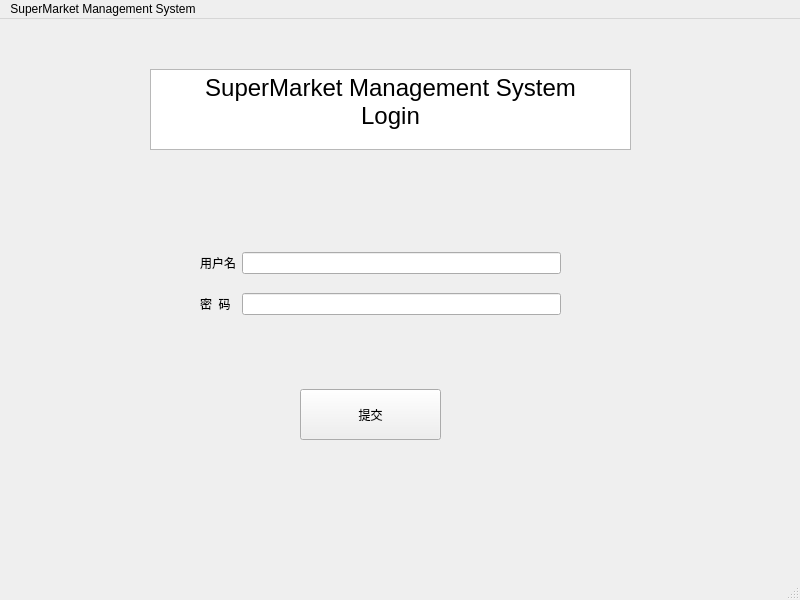
<?xml version="1.0" encoding="UTF-8"?>
<ui version="4.0">
 <class>LoginWindow</class>
 <widget class="QMainWindow" name="LoginWindow">
  <property name="geometry">
   <rect>
    <x>0</x>
    <y>0</y>
    <width>800</width>
    <height>600</height>
   </rect>
  </property>
  <property name="windowTitle">
   <string>MainWindow</string>
  </property>
  <widget class="QWidget" name="centralwidget">
   <widget class="QPushButton" name="Login_PushButton_Submit">
    <property name="geometry">
     <rect>
      <x>300</x>
      <y>370</y>
      <width>141</width>
      <height>51</height>
     </rect>
    </property>
    <property name="text">
     <string>提交</string>
    </property>
   </widget>
   <widget class="QTextBrowser" name="textBrowser">
    <property name="geometry">
     <rect>
      <x>150</x>
      <y>50</y>
      <width>481</width>
      <height>81</height>
     </rect>
    </property>
    <property name="html">
     <string>&lt;!DOCTYPE HTML PUBLIC &quot;-//W3C//DTD HTML 4.0//EN&quot; &quot;http://www.w3.org/TR/REC-html40/strict.dtd&quot;&gt;
&lt;html&gt;&lt;head&gt;&lt;meta name=&quot;qrichtext&quot; content=&quot;1&quot; /&gt;&lt;style type=&quot;text/css&quot;&gt;
p, li { white-space: pre-wrap; }
&lt;/style&gt;&lt;/head&gt;&lt;body style=&quot; font-family:'SimSun'; font-size:9pt; font-weight:400; font-style:normal;&quot;&gt;
&lt;p align=&quot;center&quot; style=&quot; margin-top:0px; margin-bottom:0px; margin-left:0px; margin-right:0px; -qt-block-indent:0; text-indent:0px;&quot;&gt;&lt;span style=&quot; font-size:18pt;&quot;&gt;SuperMarket Management System&lt;/span&gt;&lt;/p&gt;
&lt;p align=&quot;center&quot; style=&quot; margin-top:0px; margin-bottom:0px; margin-left:0px; margin-right:0px; -qt-block-indent:0; text-indent:0px;&quot;&gt;&lt;span style=&quot; font-size:18pt;&quot;&gt;Login&lt;/span&gt;&lt;/p&gt;&lt;/body&gt;&lt;/html&gt;</string>
    </property>
   </widget>
   <widget class="QWidget" name="">
    <property name="geometry">
     <rect>
      <x>200</x>
      <y>220</y>
      <width>361</width>
      <height>91</height>
     </rect>
    </property>
    <layout class="QGridLayout" name="gridLayout">
     <item row="0" column="0">
      <widget class="QLabel" name="Login_Label_UserName">
       <property name="text">
        <string>用户名</string>
       </property>
      </widget>
     </item>
     <item row="0" column="1">
      <widget class="QLineEdit" name="Login_LineEdit_UserName"/>
     </item>
     <item row="1" column="0">
      <widget class="QLabel" name="Login_Label_Password">
       <property name="text">
        <string>密  码</string>
       </property>
      </widget>
     </item>
     <item row="1" column="1">
      <widget class="QLineEdit" name="Login_LineEdit_Password"/>
     </item>
    </layout>
   </widget>
  </widget>
  <widget class="QMenuBar" name="menubar">
   <property name="geometry">
    <rect>
     <x>0</x>
     <y>0</y>
     <width>800</width>
     <height>26</height>
    </rect>
   </property>
   <widget class="QMenu" name="menuSuperMarket_Management_System">
    <property name="title">
     <string>SuperMarket Management System</string>
    </property>
   </widget>
   <addaction name="menuSuperMarket_Management_System"/>
  </widget>
  <widget class="QStatusBar" name="statusbar"/>
 </widget>
 <tabstops>
  <tabstop>Login_LineEdit_UserName</tabstop>
  <tabstop>Login_LineEdit_Password</tabstop>
  <tabstop>Login_PushButton_Submit</tabstop>
 </tabstops>
 <resources/>
 <connections>
  <connection>
   <sender>Login_PushButton_Submit</sender>
   <signal>clicked()</signal>
   <receiver>LoginWindow</receiver>
   <slot>close()</slot>
   <hints>
    <hint type="sourcelabel">
     <x>372</x>
     <y>431</y>
    </hint>
    <hint type="destinationlabel">
     <x>296</x>
     <y>505</y>
    </hint>
   </hints>
  </connection>
 </connections>
</ui>
